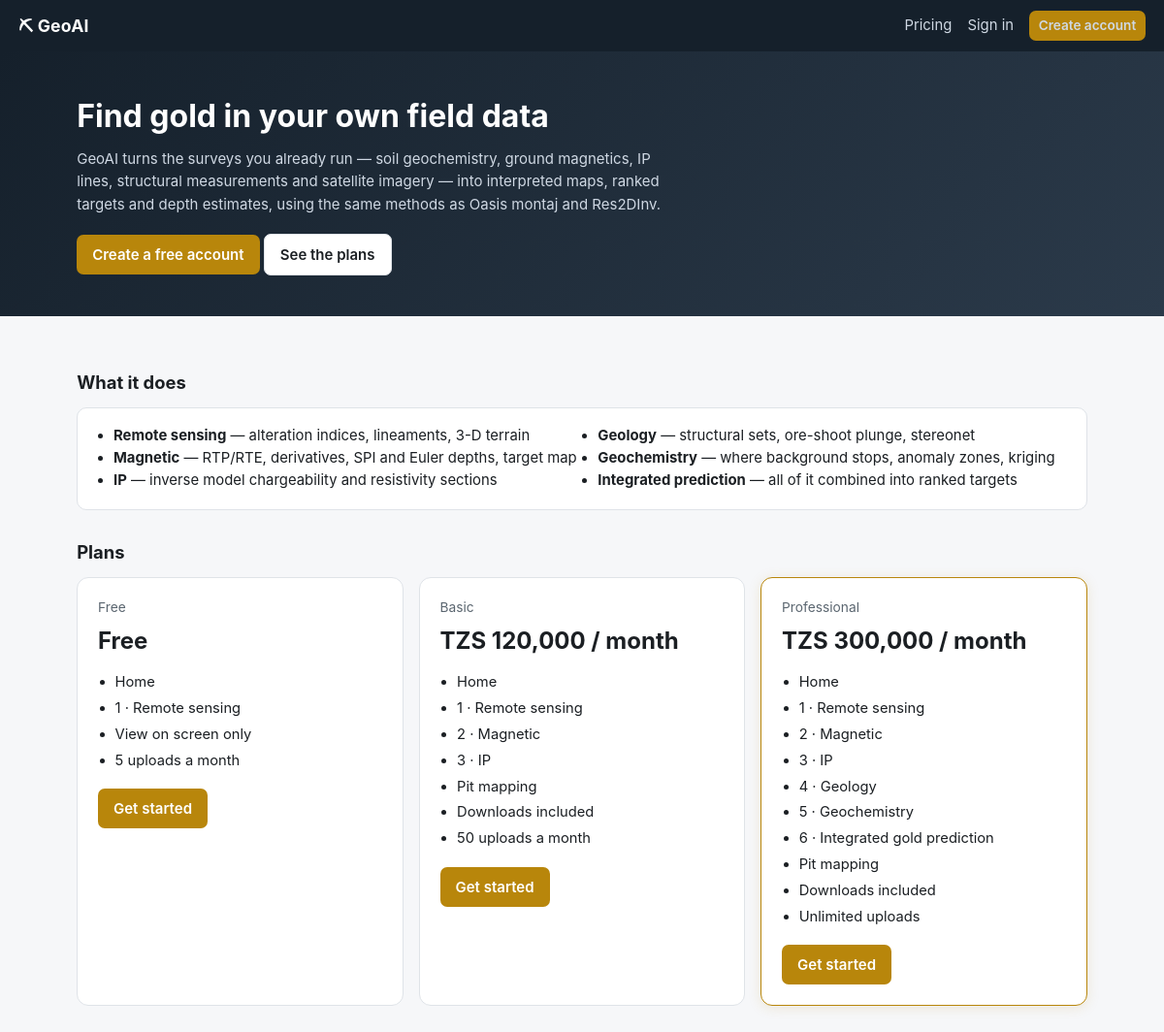
The page / on the database its author committed.
### portal/models.py (models this page shows, shortened)
class Plan(db.Model):
    __tablename__ = "plans"
    id = db.Column(db.Integer, primary_key=True)
    code = db.Column(db.String(32), unique=True, nullable=False)        # free, basic, pro
    name = db.Column(db.String(80), nullable=False)
    price = db.Column(db.Float, nullable=False, default=0.0)
    currency = db.Column(db.String(8), nullable=False, default="TZS")
    period_days = db.Column(db.Integer, nullable=False, default=30)
    sections = db.Column(db.Text, nullable=False, default="")           # comma-separated keys of SECTIONS
    can_download = db.Column(db.Boolean, nullable=False, default=False)
    max_uploads_per_month = db.Column(db.Integer, nullable=False, default=0)   # 0 = no limit
    seats = db.Column(db.Integer, nullable=False, default=1)
    is_public = db.Column(db.Boolean, nullable=False, default=True)     # shown on the pricing page
    sort = db.Column(db.Integer, nullable=False, default=0)
    @property
    def section_list(self):
        return [s for s in (self.sections or "").split(",") if s]
    @property
    def price_label(self):
        if self.price <= 0:
            return "Free"
        per = {30: "month", 31: "month", 90: "quarter", 365: "year"}.get(self.period_days,
                                                                         f"{self.period_days} days")
        return f"{self.currency} {self.price:,.0f} / {per}"

### portal/public.py (the view)
@bp.route("/")
def index():
    plans = Plan.query.filter_by(is_public=True).order_by(Plan.sort).all()
    return render_template("index.html", plans=plans, sections=SECTIONS)

### portal/templates/index.html
{% extends "base.html" %}
{% block hero %}
<div class="hero"><div class="wrap">
  <h1>Find gold in your own field data</h1>
  <p>{{ BRAND }} turns the surveys you already run — soil geochemistry, ground magnetics, IP lines,
     structural measurements and satellite imagery — into interpreted maps, ranked targets and depth
     estimates, using the same methods as Oasis montaj and Res2DInv.</p>
  <a class="btn" href="{{ url_for('auth.register') }}">Create a free account</a>
  <a class="btn sec" href="{{ url_for('billing.pricing') }}">See the plans</a>
</div></div>
{% endblock %}
{% block body %}
<h2>What it does</h2>
<div class="card"><ul class="checks">
  <li><b>Remote sensing</b> — alteration indices, lineaments, 3-D terrain</li>
  <li><b>Magnetic</b> — RTP/RTE, derivatives, SPI and Euler depths, target map</li>
  <li><b>IP</b> — inverse model chargeability and resistivity sections</li>
  <li><b>Geology</b> — structural sets, ore-shoot plunge, stereonet</li>
  <li><b>Geochemistry</b> — where background stops, anomaly zones, kriging</li>
  <li><b>Integrated prediction</b> — all of it combined into ranked targets</li>
</ul></div>
<h2>Plans</h2>
<div class="grid g3">
  {% for p in plans %}
  <div class="plan {% if p.code == 'pro' %}featured{% endif %}">
    <div class="small muted">{{ p.name }}</div>
    <div class="price">{{ p.price_label }}</div>
    <ul>
      {% for s in p.section_list %}<li>{{ sections.get(s, s) }}</li>{% endfor %}
      <li>{{ 'Downloads included' if p.can_download else 'View on screen only' }}</li>
      <li>{{ p.max_uploads_per_month ~ ' uploads a month' if p.max_uploads_per_month else 'Unlimited uploads' }}</li>
    </ul>
    <a class="btn" href="{{ url_for('auth.register') }}">Get started</a>
  </div>
  {% endfor %}
</div>
{% endblock %}

### portal/static/style.css (style rules this page uses)
:root { --ink:#1b1f23; --muted:#5b6670; --line:#dfe3e8; --bg:#f6f7f9; --card:#fff; --gold:#b8860b; --gold-dark:#8a6508; --ok:#1e7d44; --ok2:#176b3a; --err:#b3261e; --warn:#8a6508; }
* { box-sizing:border-box }
body { margin:0;font:15px/1.55 -apple-system,BlinkMacSystemFont,"Segoe UI",Roboto,Helvetica,Arial,sans-serif; color:var(--ink);background:var(--bg) }
a { color:var(--gold-dark) }
.wrap { max-width:1080px;margin:0 auto;padding:1.6rem 1.2rem 3rem }
h1 { font-size:1.6rem;margin:.2rem 0 1rem }
h2 { font-size:1.15rem;margin:1.8rem 0 .7rem }
.card { background:var(--card);border:1px solid var(--line);border-radius:10px;padding:1.1rem 1.2rem;margin-bottom:1rem }
.grid { display:grid;gap:1rem }
.g3 { grid-template-columns:repeat(auto-fit,minmax(220px,1fr)) }
.btn { display:inline-block;background:var(--gold);color:#fff;border:0;border-radius:7px;padding:.55rem 1rem; font:inherit;font-weight:600;cursor:pointer;text-decoration:none }
.btn.sec { background:#fff;color:var(--ink);border:1px solid var(--line) }
.muted { color:var(--muted) }
.small { font-size:.86rem }
.plan { background:var(--card);border:1px solid var(--line);border-radius:12px;padding:1.3rem }
.plan.featured { border-color:var(--gold);box-shadow:0 2px 14px rgba(184,134,11,.14) }
.plan .price { font-size:1.5rem;font-weight:700;margin:.3rem 0 .8rem }
.plan ul { margin:.6rem 0 1.1rem;padding-left:1.1rem;font-size:.92rem }
.plan li { margin:.25rem 0 }
.hero { background:linear-gradient(135deg,#15202b,#2b3a4a);color:#fff;padding:2.6rem 1.2rem }
.hero .wrap { padding-top:0;padding-bottom:0 }
.hero h1 { font-size:2rem;margin:0 0 .5rem;color:#fff }
.hero p { color:#cfd8e3;max-width:620px;margin:0 0 1.2rem }
.checks { columns:2;font-size:.93rem;margin:0;padding-left:1.1rem }

### rows shown on the page
Plan: name "Free", price_label "Free", get "Home" "1 · Remote sensing", can_download "View on screen only", max_uploads_per_month "5 uploads a month"
Plan: name "Basic", price_label "TZS 120,000 / month", get "Home" "1 · Remote sensing" "2 · Magnetic" "3 · IP" "Pit mapping", can_download "Downloads included", max_uploads_per_month "50 uploads a month"
Plan: name "Professional", price_label "TZS 300,000 / month", get "Home" "1 · Remote sensing" "2 · Magnetic" "3 · IP" "4 · Geology" "5 · Geochemistry" "6 · Integrated gold prediction" "Pit mapping", can_download "Downloads included", max_uploads_per_month "Unlimited uploads"

### other values the page prints
{{ BRAND }} "GeoAI"
